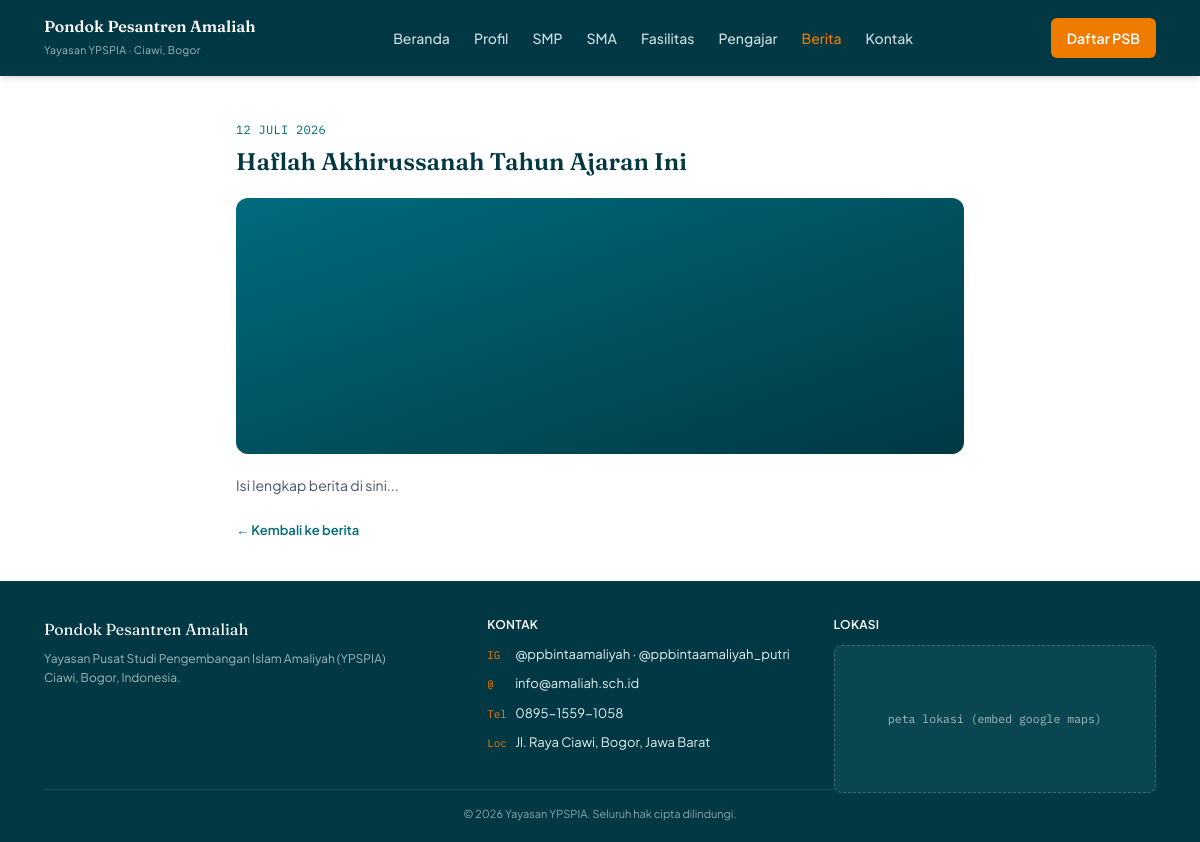
Page /pages/berita-detail.php?slug=haflah-akhirussanah on the committed database.
### tables this page shows
CREATE TABLE berita (
    id INT AUTO_INCREMENT PRIMARY KEY,
    judul VARCHAR(200) NOT NULL,
    slug VARCHAR(220) UNIQUE NOT NULL,
    ringkasan TEXT,
    isi TEXT,
    gambar VARCHAR(255) DEFAULT NULL,
    tanggal DATE NOT NULL,
    status ENUM('draft','publish') DEFAULT 'publish',
    created_at TIMESTAMP DEFAULT CURRENT_TIMESTAMP
);

### includes/functions.php (called while the page is built, shortened)
<?php
function e($string) {
    return htmlspecialchars($string ?? '', ENT_QUOTES, 'UTF-8');
}
function tanggal_indo($tanggal) {
    $bulan = [
        1=>'Januari',2=>'Februari',3=>'Maret',4=>'April',5=>'Mei',6=>'Juni',
        7=>'Juli',8=>'Agustus',9=>'September',10=>'Oktober',11=>'November',12=>'Desember'
    ];
    $ts = strtotime($tanggal);
    return date('d', $ts) . ' ' . $bulan[(int)date('n', $ts)] . ' ' . date('Y', $ts);
}

### pages/berita-detail.php (the view, shortened to what this page needs)
<?php
require_once __DIR__ . '/../includes/config.php';
require_once __DIR__ . '/../includes/functions.php';
$slug = $_GET['slug'] ?? '';
$stmt = $pdo->prepare("SELECT * FROM berita WHERE slug = :slug AND status = 'publish'");
$stmt->execute([':slug' => $slug]);
$b = $stmt->fetch(PDO::FETCH_ASSOC);
include __DIR__ . '/../includes/header.php';
?>
<section class="section" data-aos="fade-up">
  <div class="container max-w-3xl">
    <div class="eyebrow"><?= tanggal_indo($b['tanggal']) ?></div>
    <h1 class="font-display font-semibold text-2xl text-teal-deep mb-5"><?= e($b['judul']) ?></h1>
    <div class="berita-thumb h-64 rounded-xl mb-5 <?= $b['gambar'] ? '' : '' ?>" style="<?= $b['gambar'] ? "background-image:url('" . BASE_URL . "/assets/img/berita/{$b['gambar']}'); background-size:cover;" : '' ?>"></div>
    <p class="desc text-[15px]"><?= nl2br(e($b['isi'])) ?></p>
    <a href="<?= BASE_URL ?>/pages/berita.php" class="link-arrow text-teal">&larr; Kembali ke berita</a>
  </div>
</section>
<?php include __DIR__ . '/../includes/footer.php'; ?>

### rows in the picture
berita: tanggal "12 JULI 2026", judul "Haflah Akhirussanah Tahun Ajaran Ini", isi "Isi lengkap berita di sini..."

### other values in the picture
$site['yayasan'] "Yayasan Pusat Studi Pengembangan Islam Amaliyah (YPSPIA)"
$site['ig_putra'] "@ppbintaamaliyah"
$site['ig_putri'] "@ppbintaamaliyah_putri"
$site['email'] "info@amaliah.sch.id"
$site['telepon'] "0895-1559-1058"
$site['alamat'] "Jl. Raya Ciawi, Bogor, Jawa Barat"
